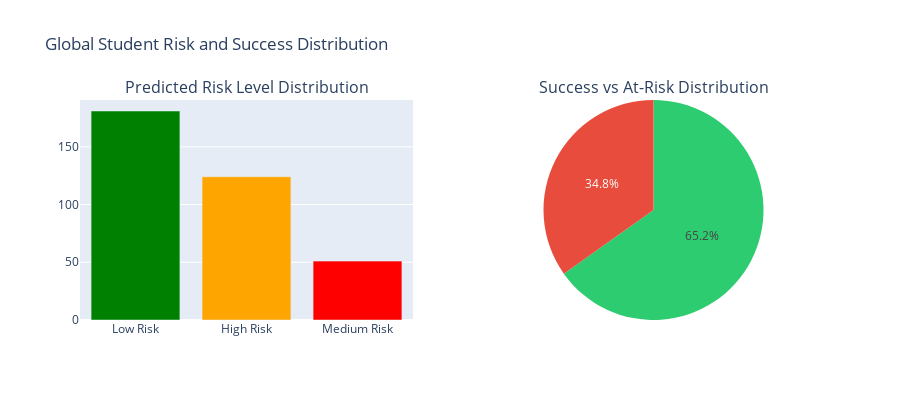

Write notebook code for a chart like this one.
### Markdown cell above
## 12. Global Visualizations

### Code cell
# 1. Global Risk Distribution
fig = make_subplots(
    rows=1, cols=2,
    subplot_titles=('Predicted Risk Level Distribution', 'Success vs At-Risk Distribution'),
    specs=[[{'type': 'bar'}, {'type': 'pie'}]]
)

# Risk levels bar chart
risk_counts = df_val['predicted_risk_level'].value_counts()
fig.add_trace(
    go.Bar(x=risk_counts.index, y=risk_counts.values,
           marker_color=['green', 'orange', 'red']),
    row=1, col=1
)

# Success pie chart
success_counts = df_val['success_label_from_risk'].value_counts()
fig.add_trace(
    go.Pie(labels=success_counts.index, values=success_counts.values,
           marker_colors=['#2ecc71', '#e74c3c']),
    row=1, col=2
)

fig.update_layout(height=400, showlegend=False,
                  title_text='Global Student Risk and Success Distribution')
fig.show()

### Figure 1 — Plotly figure (JSON) as saved in the notebook; plotly's stock layout.template omitted (floating-point values rounded to 4 significant figures)
{"data": [{"marker": {"color": ["green", "orange", "red"]}, "type": "bar", "x": ["Low Risk", "High Risk", "Medium Risk"], "xaxis": "x", "y": [181, 124, 51], "yaxis": "y"}, {"domain": {"x": [0.55, 1], "y": [0, 1]}, "labels": ["Success", "At Risk"], "marker": {"colors": ["#2ecc71", "#e74c3c"]}, "type": "pie", "values": [232, 124]}], "layout": {"annotations": [{"font": {"size": 16}, "showarrow": false, "text": "Predicted Risk Level Distribution", "x": 0.225, "xanchor": "center", "xref": "paper", "y": 1, "yanchor": "bottom", "yref": "paper"}, {"font": {"size": 16}, "showarrow": false, "text": "Success vs At-Risk Distribution", "x": 0.775, "xanchor": "center", "xref": "paper", "y": 1, "yanchor": "bottom", "yref": "paper"}], "height": 400, "showlegend": false, "title": {"text": "Global Student Risk and Success Distribution"}, "xaxis": {"anchor": "y", "domain": [0, 0.45]}, "yaxis": {"anchor": "x", "domain": [0, 1]}}}
